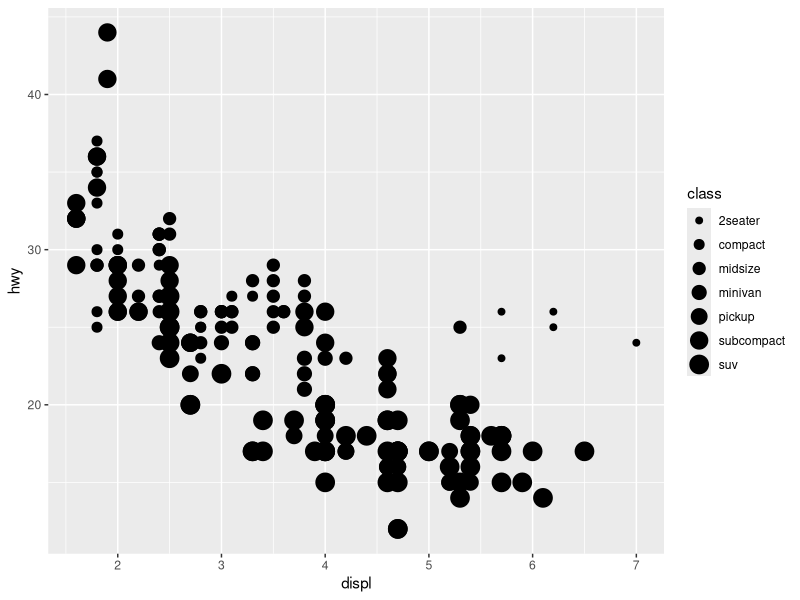
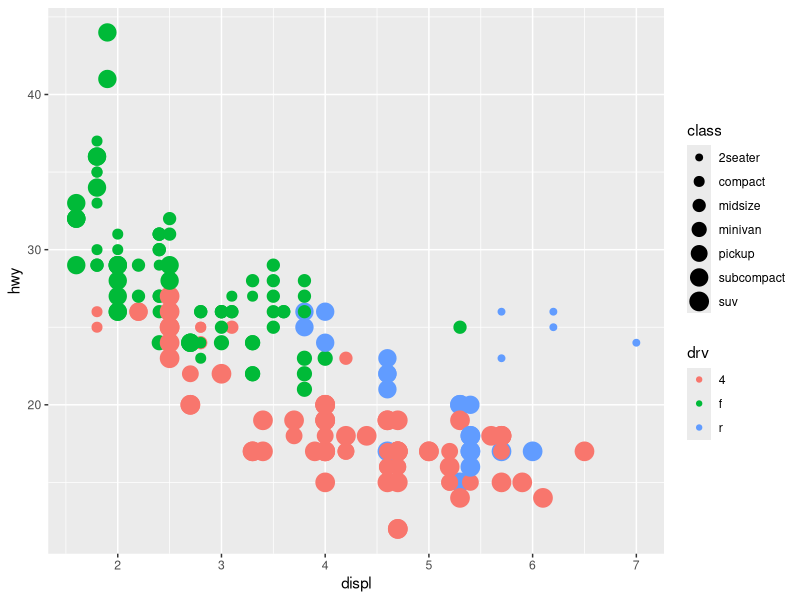

These charts were generated, in order, by the following R code:
## ---- chunk 1
library(tidyverse)
library(ggplot2)
## ---- chunk 2
mpg
## ---- chunk 3
ggplot(data = mpg) + 
  geom_point(mapping = aes(x = displ, y = hwy, size = class))
## ---- chunk 4
ggplot(data = mpg) + 
  geom_point(mapping = aes(x = displ, y = hwy, size = class, colour = drv))
